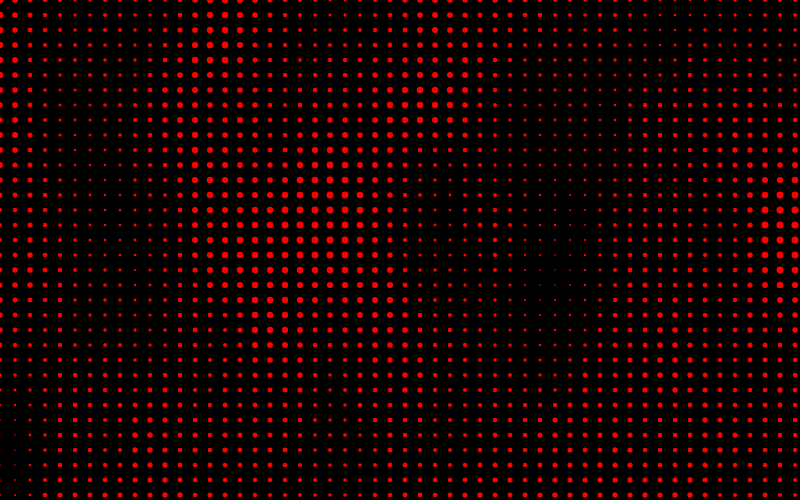
Frame 1 (no input)
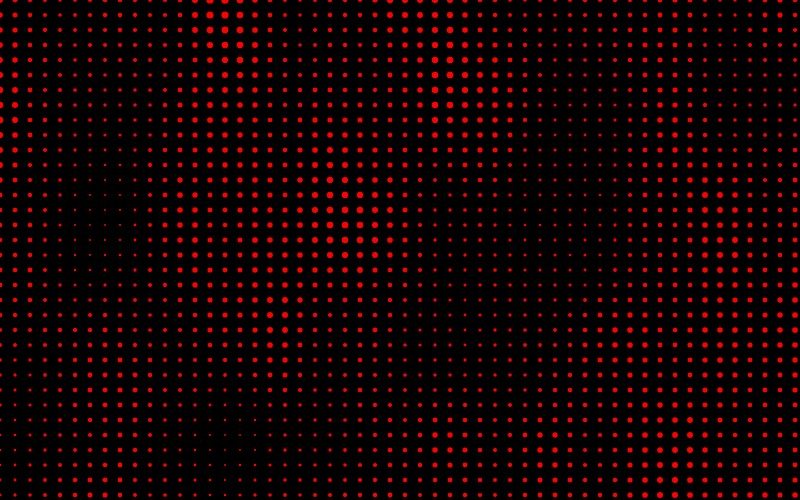
Frame 60 (no input)
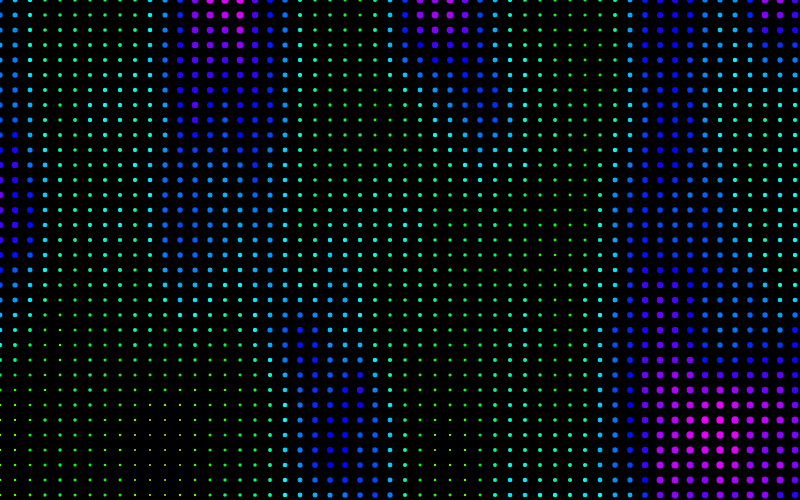
Frame 120 (the mouse pressed at the canvas centre since frame 60)

The p5.js sketch that drew these frames (run headless with seeded random() and noise() and a simulated clock; from frame 60 on, the mouse is pressed at the canvas centre):

// p5.js sketch
// ── sketch.js
var time = 0;

function setup() {
  createCanvas(800, 500);
  colorMode(HSB, 360, 255, 255);
}

function draw() {
  background(0);
  var circleSize = 10;
  var circleSpace = 15;
  time = time + 0.007;
  noStroke();
  for (var circleY = 0; circleY <= height; circleY = circleY + circleSpace) {
    for(var circleX = 0; circleX <= width; circleX = circleX + circleSpace) {
      //circleSize = random(1, 10);
      //circleSize = (Math.cos(circleX * 0.1) + Math.sin(circleY * 0.1) + 3) * 2;
      //circleSize = (Math.sin(circleY * circleX) + 1.0) * 3.0;
      var noiseVal = noise( circleX * 0.009, circleY * 0.00451, time );
      circleSize = noiseVal * 10.0;
      fill(noiseVal * mouseX, 255, 255);
      ellipse(circleX, circleY, circleSize, circleSize);
    }
  }


}
